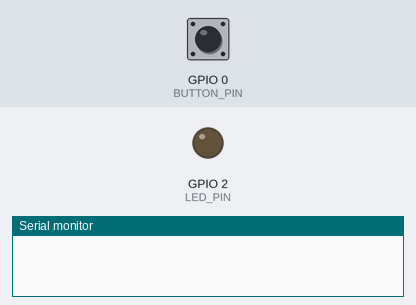
Bench run of a sketch on a simulated ESP32. On the bench: output pins drawn as LEDs (lit = HIGH), the last lines printed to the serial monitor. The inputs (shaded band) are chosen by the test bench; at power-on: GPIO 0 (BUTTON_PIN) HIGH.

Above: at 1.2 s.
1.3 s: GPIO 0 (BUTTON_PIN) pulled LOW for 0.15 s
At 2.5 s:
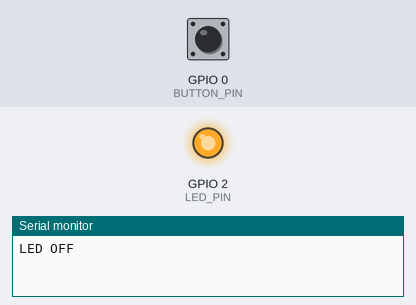
2.9 s: GPIO 0 (BUTTON_PIN) pulled LOW for 1 s
At 4.0 s:
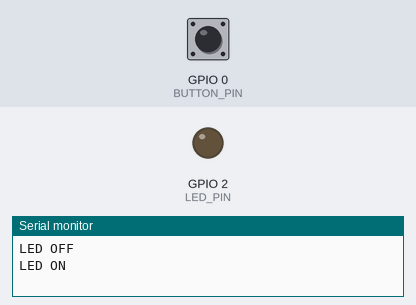
5.4 s: GPIO 0 (BUTTON_PIN) pulled LOW for 3.2 s
At 5.9 s:
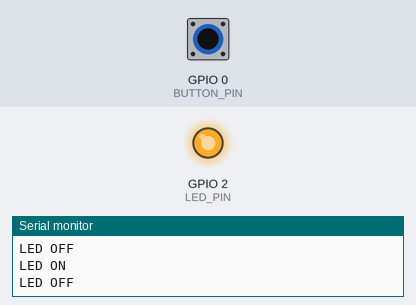
Timing chart, 0 to 8.4 s (numbered marks = the images above; inputs shaded):
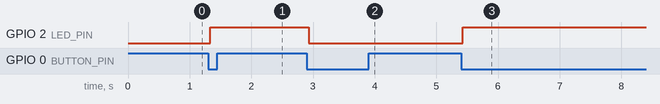

The sketch:

blink_with_debouncer.ino
```cpp
// LED, turns on and off when BOOT button on the board is pressed
const int LED_PIN = LED_BUILTIN;  // GPIO21, active low
const int BUTTON_PIN = 0;
bool ledOn = false;         // BOOT button, reads LOW when pressed
int stableState = HIGH;           // last confirmed button state
int lastReading = HIGH;           // most recent raw reading
unsigned long lastChange = 0;
const unsigned long DEBOUNCE_MS = 30;


void setup() {
  pinMode(LED_PIN, OUTPUT);
  pinMode(BUTTON_PIN, INPUT_PULLUP);
  Serial.begin(115200);
}

void loop() {
  int reading = digitalRead(BUTTON_PIN);
  if (reading != lastReading) {
    lastChange = millis();        // the reading moved, so restart the timer
    lastReading = reading;
  }

  if ((millis() - lastChange) > DEBOUNCE_MS && reading != stableState) {
    stableState = reading;
    if(stableState == LOW) {
      ledOn = !ledOn;
      digitalWrite(LED_PIN, ledOn ? HIGH : LOW);
      if(ledOn) {
        Serial.println("LED OFF");
      } else {
        Serial.println("LED ON");
      }
    }


  }


  // Serial.println(buttonReading);
  // digitalWrite(LED_PIN, LOW);   // LED on
  // delay(500);
  // digitalWrite(LED_PIN, HIGH);  // LED off
  // delay(500);
}
```

Measured:
- after the input at 1.3 s, GPIO 2 (LED_PIN): LOW → HIGH at once
- after the input at 2.9 s, GPIO 2 (LED_PIN): HIGH → LOW at once
- after the input at 5.4 s, GPIO 2 (LED_PIN): LOW → HIGH at once
